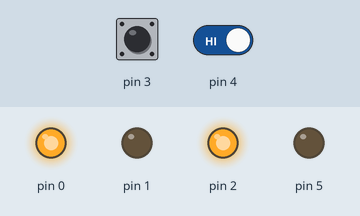
The sketch below on a simulated Arduino Uno, built with avr-gcc and run on an emulated ATmega328P. Parts: output pins drawn as LEDs (lit = HIGH). Dashed ring = blinking. The inputs (shaded band) are chosen by the test bench; at power-on: pin 3 HIGH, pin 4 HIGH.

Above: at 3.2 s.
3.3 s: pin 3 driven LOW
At 4.54 s:
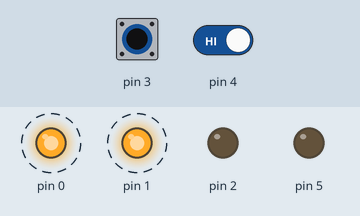
6.3 s: pin 3 driven HIGH
At 6.42 s:
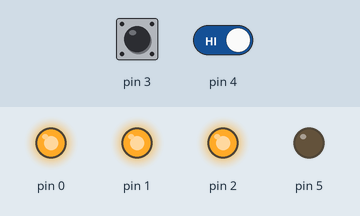
8.5 s: pin 4 driven LOW
At 10.1 s:
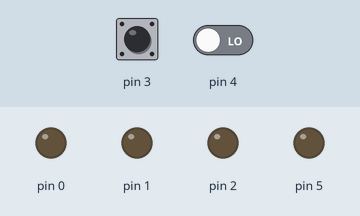
10.5 s: pin 4 driven HIGH
At 10.62 s:
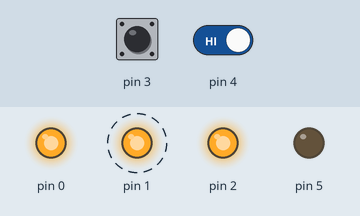
12.7 s: pin 3 pulsed LOW 5 times (0.12 s each, 0.3 s apart)
At 13.06 s:
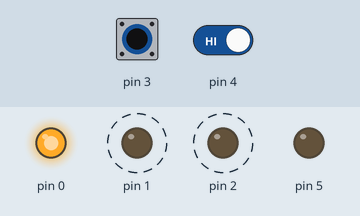
Timing chart, 0 to 16.0 s (numbered marks = the images above; inputs shaded):
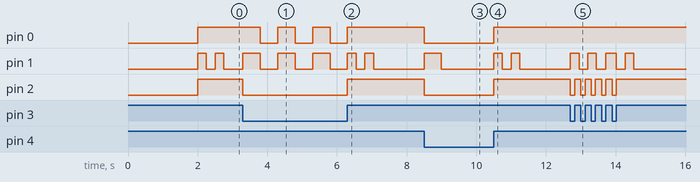

The sketch:

alarma_1_attiny.ino
```cpp
//D5 = relay 3
//D2 = relay 2
//D1 = relay 1
//D0 = relay 0
//D3 = ¡in 1
//D4 = !in 2

byte armado = false;
byte desarmado = false;
byte sirena = false;
unsigned long currentMillis = 0;
unsigned long ultimaentrada1 = 0;
unsigned long ultimaentrada2 = 0;
byte tonoactivado = false;
byte tono = false;
unsigned long ultimotonoact;
byte contadortono = 0;

void setup() {
  // put your setup code here, to run once:
pinMode (3, INPUT);
pinMode (4, INPUT);
pinMode (0, OUTPUT);
pinMode (1, OUTPUT);
pinMode (2, OUTPUT);
pinMode (5, OUTPUT);

delay(2000);
}

void loop() {
  // put your main code here, to run repeatedly:
currentMillis = millis();
leerentradas();
if (armado == true){
  armadofn();
}
if (desarmado == true){
  desarmadofn();
}
if (sirena == true){
  sirenafn();
}

}
```

armado.ino
```cpp
void armadofn(){
  if(tonoactivado == false){
    if ((tono == false) && ((currentMillis - ultimotonoact) >= 500) && (contadortono < 1)){
    digitalWrite(1, HIGH);
    tono = true;
    ultimotonoact = currentMillis;
    }
    if ((tono == true) && ((currentMillis - ultimotonoact) >= 500) && (contadortono < 1)){
    digitalWrite(1, LOW);
    tono = false;
    contadortono = contadortono+1;
    ultimotonoact = currentMillis;
    }
  }

digitalWrite(2, LOW);
digitalWrite(0, LOW);

}
```

desarmado.ino
```cpp
void desarmadofn(){
if(tonoactivado == false){
    if ((tono == false) && ((currentMillis - ultimotonoact) >= 250) && (contadortono < 2)){
    digitalWrite(1, HIGH);
    tono = true;
    ultimotonoact = currentMillis;
    }
    if ((tono == true) && ((currentMillis - ultimotonoact) >= 250) && (contadortono < 2)){
    digitalWrite(1, LOW);
    tono = false;
    contadortono = contadortono+1;
    ultimotonoact = currentMillis;
    }
  }
digitalWrite(2, HIGH);
digitalWrite(0, HIGH);

}
```

leer_entradas.ino
```cpp
void leerentradas(){
byte entrada1 = digitalRead(3);
byte entrada2 = digitalRead(4);

if ((entrada1 == LOW) && ((currentMillis - ultimaentrada1) >= 100) && (sirena == false)){
  sirena = true;
  armado = false;
  desarmado = false;
  ultimaentrada1 = currentMillis;
}
if (entrada1 == HIGH){
if ((entrada2 == LOW) && ((currentMillis - ultimaentrada2) >= 100) && (armado == false)){
  armado = true;
  desarmado = false;
  sirena = false;
  tonoactivado = false;
  contadortono = 0;
  ultimaentrada2 = currentMillis;
}
else if((entrada2 == HIGH) && ((currentMillis - ultimaentrada2) >= 100) && (desarmado ==false)){
  armado = false;
  desarmado = true;
  sirena = false;
  tonoactivado = false;
  contadortono = 0;
  ultimaentrada2 = currentMillis;
}
}
}
```

sirena.ino
```cpp
void sirenafn(){
  if(tonoactivado == false){
    if ((tono == false) && ((currentMillis - ultimotonoact) >= 500) && (desarmado == false)){
    digitalWrite(1, HIGH);
    digitalWrite(0, HIGH);
    tono = true;
    ultimotonoact = currentMillis;
    }
    if ((tono == true) && ((currentMillis - ultimotonoact) >= 500) && (desarmado == false)){
    digitalWrite(1, LOW);
    digitalWrite(0, LOW);
    tono = false;
    contadortono = contadortono+1;
    ultimotonoact = currentMillis;
    }
    if (desarmado == true){
      digitalWrite(1, LOW);
    }
  }
  digitalWrite(2, LOW);
}
```

Measured:
- after the input at 3.3 s, pin 0: alternates HIGH for 0.50 s and LOW for 0.50 s, starting after 0.50 s; pin 1: alternates HIGH for 0.50 s and LOW for 0.50 s, starting at once; pin 2: HIGH → LOW at once
- after the input at 6.3 s, pin 0: stops changing and stays HIGH; pin 2: LOW → HIGH at once
- after the input at 8.5 s, pin 0, pin 2: HIGH → LOW at once; pin 1: LOW → HIGH at once, → LOW 0.50 s later
- after the input at 10.5 s, pin 0, pin 2: LOW → HIGH at once; pin 1: alternates HIGH for 0.25 s and LOW for 0.25 s, 4 changes in all, then stays LOW, starting at once
- after the input at 12.7 s, pin 1: alternates HIGH for 0.25 s and LOW for 0.25 s, 8 changes in all, then stays LOW, starting at once; pin 2: alternates HIGH for 0.18 s and LOW for 0.12 s, 10 changes in all, then stays HIGH, starting at once
- by itself, pin 1: alternates HIGH for 0.25 s and LOW for 0.25 s
